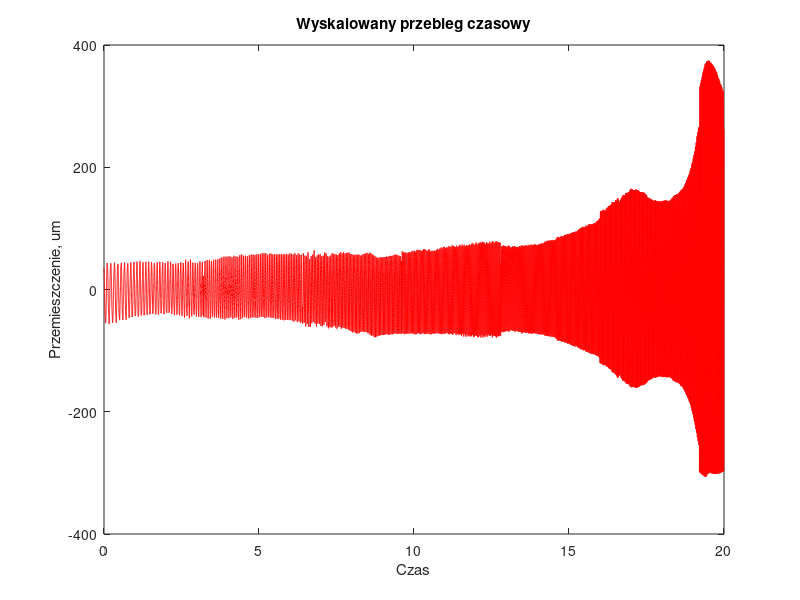
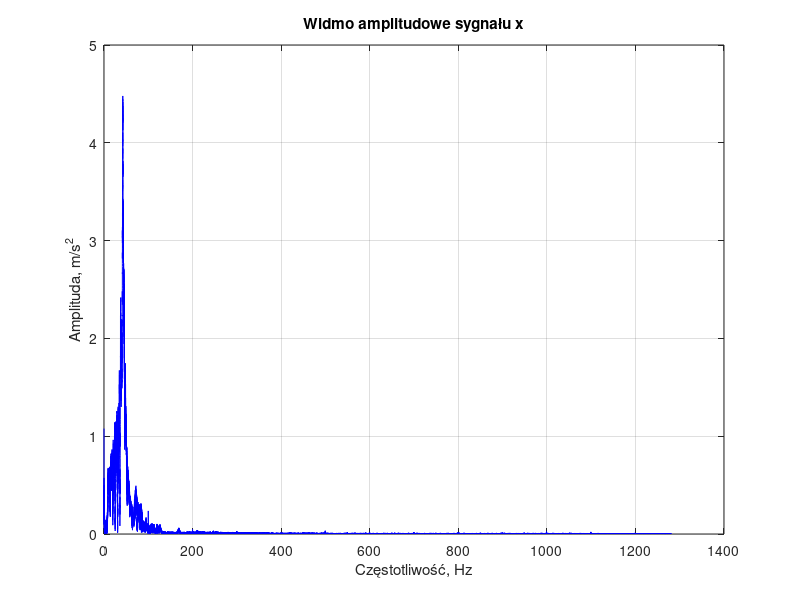
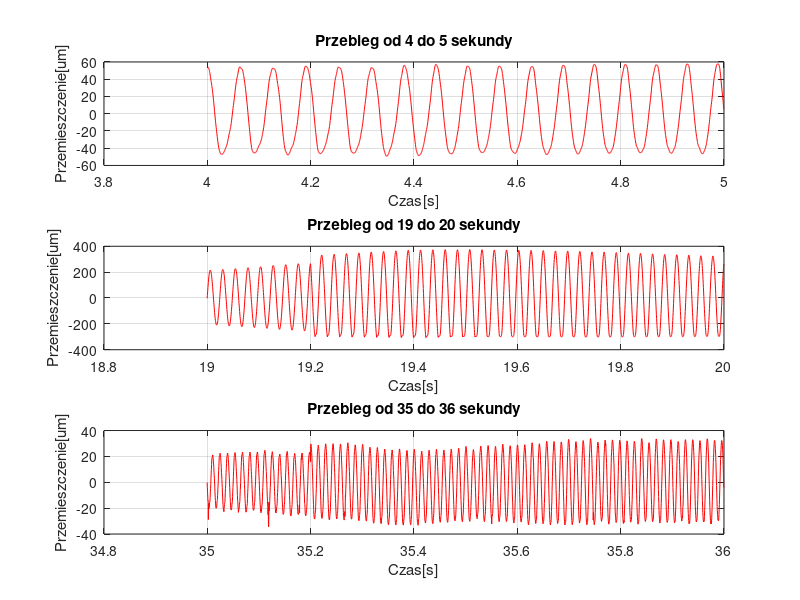
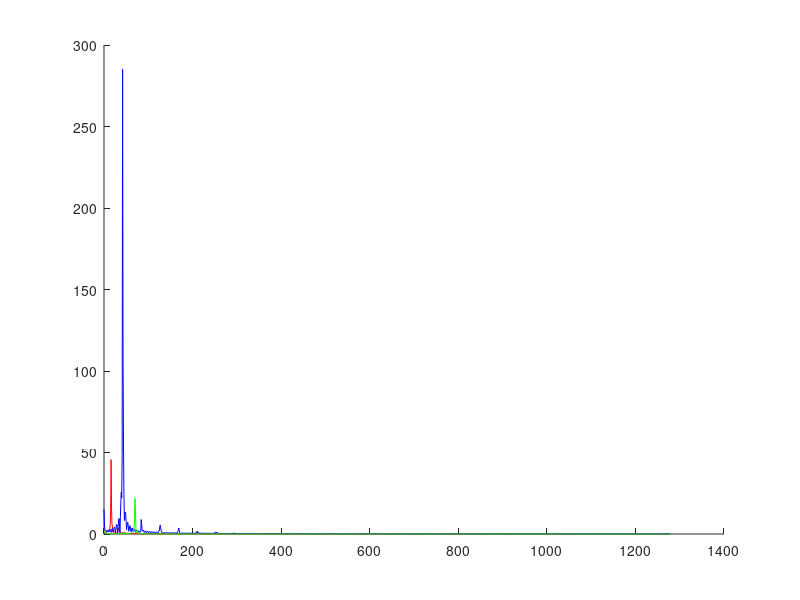

These figures' MATLAB source, in order:
clear;clc;
%% Zadanie 1
load rozbieg_wirnik.mat;
A = VCAP_DATA;
Fs = VCAP_SAMPLERATE;
k = 1/Fs;

x = A(:,1); %drgania premieszczeń w V
z = A(:,2); %sygnał znacznika obrotów

t_max = length(z)/(Fs);
t = 0:k:t_max-k;
x = (x/8)*1000; %um
N20 = Fs*20;
t20 = t(1:N20);
x20 = x(1:N20);

figure(1)
plot(t20,x20,'r')
title('Wyskalowany przebieg czasowy')
xlabel('Czas')
ylabel('Przemieszczenie, um')

%% Zadanie 2 

n = length(x);
f = Fs*(0:(n/2)-1)/n;
y = abs(fft(x))/(n/2);
y = y(1:n/2);

figure(2)
plot(f,y, 'b-')
title('Widmo amplitudowe sygnału x')
xlabel('Częstotliwość, Hz')
ylabel('Amplituda, m/s^2')
grid on;

%% Zadanie 3

x1 = x(Fs*4:Fs*5);
t1 = t(Fs*4:Fs*5);
z1 = z(Fs*4:Fs*5);

x2 = x(Fs*19:Fs*20);
t2 = t(Fs*19:Fs*20);
z2 = z(Fs*19:Fs*20);

x3 = x(Fs*35:Fs*36);
t3 = t(Fs*35:Fs*36);
z3 = z(Fs*35:Fs*36);

figure(3)
subplot(3,1,1)
plot(t1, x1, 'r')
title('Przebieg od 4 do 5 sekundy')
xlabel('Czas[s]')
ylabel('Przemieszczenie[um]')
grid on;
subplot(3,1,2)
plot(t2, x2, 'r')
title('Przebieg od 19 do 20 sekundy')
xlabel('Czas[s]')
ylabel('Przemieszczenie[um]')
grid on;
subplot(3,1,3)
plot(t3, x3, 'r')
title('Przebieg od 35 do 36 sekundy')
xlabel('Czas[s]')
ylabel('Przemieszczenie[um]')
grid on;

%% Zadanie 4

n1 = length(x1);
f1 = Fs*(0:(n1/2)-1)/n1;

y1 = abs(fft(x1))/(n1/2);
y1 = y1(1:n1/2);
y2 = abs(fft(x2))/(n1/2);
y2 = y2(1:n1/2);
y3 = abs(fft(x3))/(n1/2);
y3 = y3(1:n1/2);

figure(4);hold on;
plot(f1,y1,'r')
plot(f1,y2,'b')
plot(f1,y3,'g')
